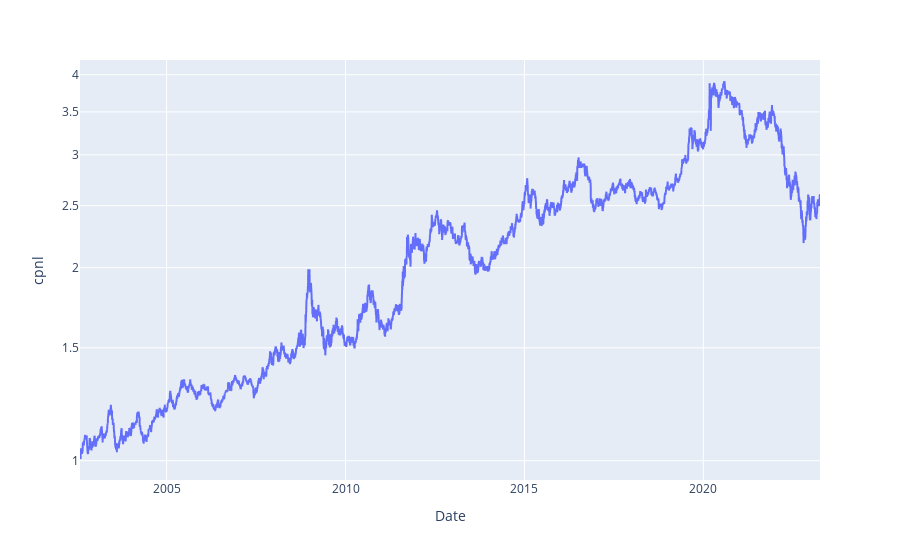

Notebook code cell kept with this figure:
### Code cell
px.line(prices_df, y='cpnl', log_y = True)

### Figure 1 — Plotly figure (JSON) as saved in the notebook; plotly's stock layout.template omitted (floating-point values rounded to 4 significant figures; data arrays with more than 128 entries replaced by an {"elided": "..."} marker saying what was removed)
{"data": [{"hovertemplate": "Date=%{x}<br>cpnl=%{y}<extra></extra>", "legendgroup": "", "line": {"color": "#636efa", "dash": "solid"}, "marker": {"symbol": "circle"}, "mode": "lines", "name": "", "showlegend": false, "type": "scattergl", "x": {"elided": "5207 str values"}, "xaxis": "x", "y": {"elided": "5207 float values"}, "yaxis": "y"}], "layout": {"legend": {"tracegroupgap": 0}, "margin": {"t": 60}, "xaxis": {"anchor": "y", "domain": [0, 1], "title": {"text": "Date"}}, "yaxis": {"anchor": "x", "domain": [0, 1], "title": {"text": "cpnl"}, "type": "log"}}}
